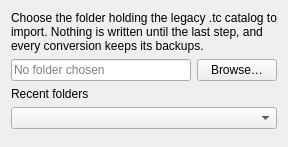
<?xml version="1.0" encoding="UTF-8"?>
<ui version="4.0">
 <class>ImportWizardRootPage</class>
 <widget class="QWidget" name="ImportWizardRootPage">
  <layout class="QVBoxLayout" name="main_layout">
   <item>
    <widget class="QLabel" name="instructions_label">
     <property name="text">
      <string>Choose the folder holding the legacy .tc catalog to import. Nothing is written until the last step, and every conversion keeps its backups.</string>
     </property>
     <property name="wordWrap">
      <bool>true</bool>
     </property>
    </widget>
   </item>
   <item>
    <layout class="QHBoxLayout" name="root_layout">
     <item>
      <widget class="QLineEdit" name="root_edit">
       <property name="readOnly">
        <bool>true</bool>
       </property>
       <property name="placeholderText">
        <string>No folder chosen</string>
       </property>
      </widget>
     </item>
     <item>
      <widget class="QPushButton" name="browse_button">
       <property name="text">
        <string>Browse…</string>
       </property>
      </widget>
     </item>
    </layout>
   </item>
   <item>
    <widget class="QLabel" name="recent_label">
     <property name="text">
      <string>Recent folders</string>
     </property>
    </widget>
   </item>
   <item>
    <widget class="QComboBox" name="recent_roots_combo"/>
   </item>
   <item>
    <spacer name="bottom_spacer">
     <property name="orientation">
      <enum>Qt::Orientation::Vertical</enum>
     </property>
    </spacer>
   </item>
  </layout>
 </widget>
 <resources/>
 <connections/>
</ui>
